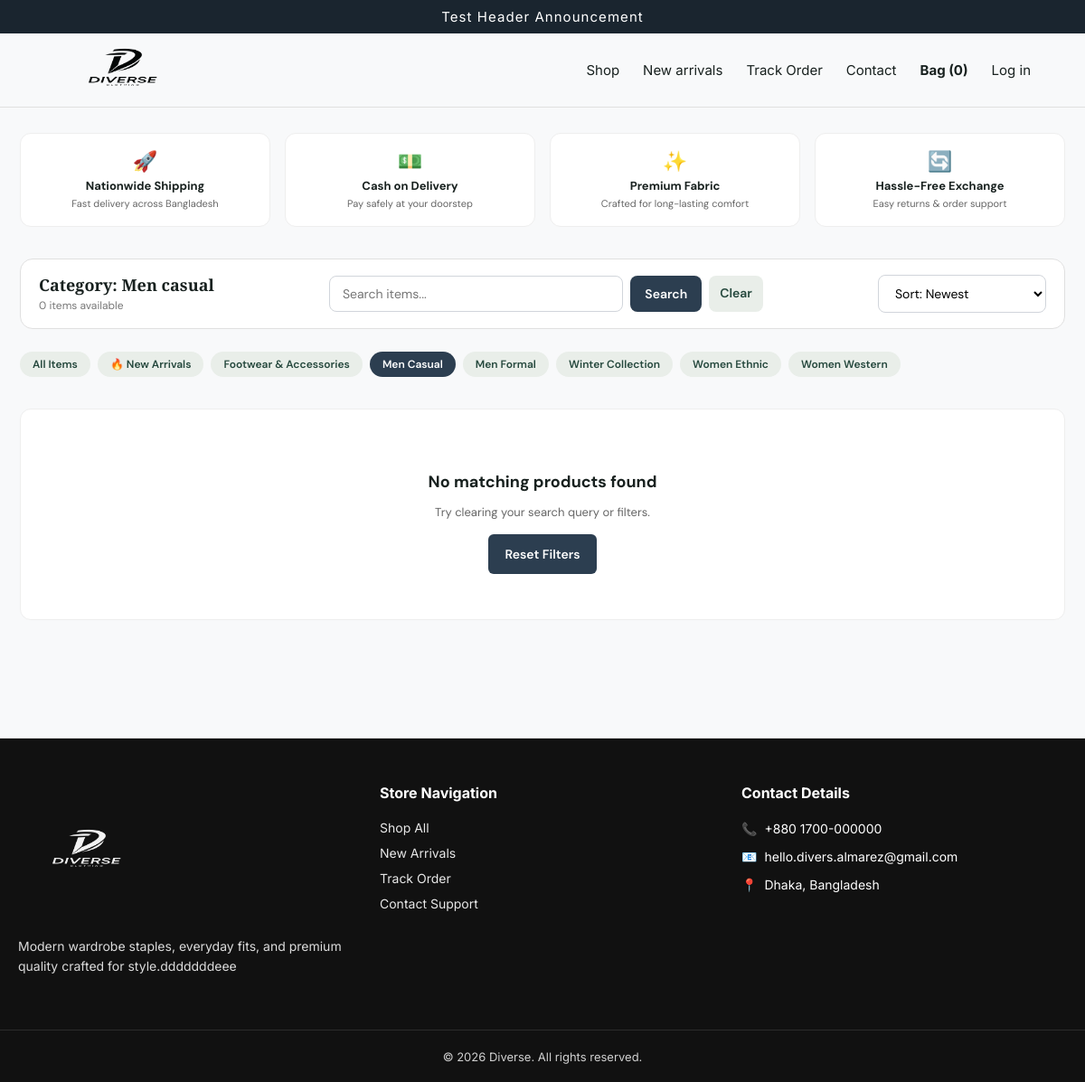
/index.php?category=men-casual, run on the app's committed database.
### tables this page shows
CREATE TABLE `categories` (
  `id` bigint(20) UNSIGNED NOT NULL,
  `name` varchar(100) NOT NULL,
  `slug` varchar(120) NOT NULL,
  `created_at` timestamp NOT NULL DEFAULT current_timestamp()
);

### index.php (the view, shortened to what this page needs)
<?php
require_once __DIR__ . '/app/bootstrap.php';
$q    = trim((string)($_GET['q'] ?? ''));
$cat  = trim((string)($_GET['category'] ?? ''));
$sort = trim((string)($_GET['sort'] ?? 'latest'));
$sql = 'SELECT
            p.*,
            c.name category_name,
            c.slug category_slug,
            COALESCE(pi.image_url, p.image_url) AS cover_image
        FROM products p
        LEFT JOIN categories c ON c.id = p.category_id
        LEFT JOIN product_images pi ON pi.product_id = p.id AND pi.is_primary = 1
        WHERE p.active = 1';
$args = [];
if ($cat !== '' && $cat !== 'new-arrivals') {
    $sql .= ' AND c.slug = ?';
    $args[] = $cat;
}
switch ($sort) {
    case 'latest':
    default:
        $sql .= ' ORDER BY p.created_at DESC';
        break;
}
$sql .= ' LIMIT 24';
$st = db()->prepare($sql);
$st->execute($args);
$products = $st->fetchAll();
$categories = db()->query('
    SELECT c.*, COUNT(p.id) AS product_count
    FROM categories c
    LEFT JOIN products p ON p.category_id = c.id AND p.active = 1
    GROUP BY c.id
    ORDER BY c.name
')->fetchAll();
$b1Title = site_setting('trust_badge_1_title', 'Nationwide Shipping');
$b1Sub   = site_setting('trust_badge_1_sub', 'Fast delivery across Bangladesh');
$b2Title = site_setting('trust_badge_2_title', 'Cash on Delivery');
$b2Sub   = site_setting('trust_badge_2_sub', 'Pay safely at your doorstep');
$b3Title = site_setting('trust_badge_3_title', 'Premium Fabric');
$b3Sub   = site_setting('trust_badge_3_sub', 'Crafted for long-lasting comfort');
$b4Title = site_setting('trust_badge_4_title', 'Hassle-Free Exchange');
$b4Sub   = site_setting('trust_badge_4_sub', 'Easy returns & order support');
require_once __DIR__ . '/app/header.php';
?>
<div class="guarantees-grid">
    <div class="guarantee-card">
        <span style="font-size:22px; display:block; margin-bottom:4px;">🚀</span>
        <strong style="display:block; font-size:13px;"><?= e($b1Title) ?></strong>
        <span style="color:#666; font-size:11px;"><?= e($b1Sub) ?></span>
    </div>
    <div class="guarantee-card">
        <span style="font-size:22px; display:block; margin-bottom:4px;">💵</span>
        <strong style="display:block; font-size:13px;"><?= e($b2Title) ?></strong>
        <span style="color:#666; font-size:11px;"><?= e($b2Sub) ?></span>
    </div>
    <div class="guarantee-card">
        <span style="font-size:22px; display:block; margin-bottom:4px;">✨</span>
        <strong style="display:block; font-size:13px;"><?= e($b3Title) ?></strong>
        <span style="color:#666; font-size:11px;"><?= e($b3Sub) ?></span>
    </div>
    <div class="guarantee-card">
        <span style="font-size:22px; display:block; margin-bottom:4px;">🔄</span>
        <strong style="display:block; font-size:13px;"><?= e($b4Title) ?></strong>
        <span style="color:#666; font-size:11px;"><?= e($b4Sub) ?></span>
    </div>
</div>
<div id="shop" class="filter-toolbar">
    <div>
        <h2 style="margin:0; font-size:18px; font-weight:700;">
            <?= $cat ? 'Category: ' . e(ucfirst(str_replace('-', ' ', $cat))) : ($q ? 'Search: "' . e($q) . '"' : 'All Collection') ?>
        </h2>
        <span style="font-size:12px; color:#777;"><?= count($products) ?> items available</span>
    </div>
    <form class="search-box-wrap" method="get" action="index.php#shop">
        <input type="text" name="q" class="search-input" placeholder="Search items..." value="<?= e($q) ?>">
        <button type="submit" class="button" style="padding:10px 16px; border-radius:8px;">Search</button>
        <?php if ($q !== '' || $cat !== ''): ?>
            <a href="index.php#shop" class="button secondary" style="padding:10px 12px; border-radius:8px; text-decoration:none;">Clear</a>
        <?php endif; ?>
    </form>
    <form method="get" action="index.php#shop" style="margin:0;">
        <select name="sort" class="sort-select" onchange="this.form.submit()">
            <option value="latest" <?= $sort === 'latest' ? 'selected' : '' ?>>Sort: Newest</option>
        </select>
    </form>
</div>
<div style="display:flex; gap:8px; overflow-x:auto; padding-bottom:10px; margin-bottom:25px; -webkit-overflow-scrolling:touch;">
    <a class="button <?= ($cat === '' && $q === '') ? '' : 'secondary' ?>" href="<?= e(url('index.php#shop')) ?>" style="border-radius:20px; padding:6px 14px; font-size:12px; text-decoration:none; white-space:nowrap;">All Items</a>
    <a class="button <?= ($cat === 'new-arrivals') ? '' : 'secondary' ?>" href="<?= e(url('index.php?category=new-arrivals#shop')) ?>" style="border-radius:20px; padding:6px 14px; font-size:12px; text-decoration:none; white-space:nowrap;">🔥 New Arrivals</a>
    <?php foreach ($categories as $c): ?>
        <a class="button <?= ($cat === $c['slug']) ? '' : 'secondary' ?>" href="<?= e(url('index.php?category=' . urlencode($c['slug']) . '#shop')) ?>" style="border-radius:20px; padding:6px 14px; font-size:12px; text-decoration:none; white-space:nowrap;">
            <?= e($c['name']) ?>
        </a>
    <?php endforeach; ?>
</div>
<?php if (!$products): ?>
    <div style="text-align: center; padding: 50px 20px; background: #fff; border-radius: 12px; border: 1px solid #eee;">
        <h3 style="font-size: 18px; margin-bottom:8px;">No matching products found</h3>
        <p style="color:#666; margin-bottom:16px; font-size:13px;">Try clearing your search query or filters.</p>
        <a class="button" href="<?= e(url('index.php#shop')) ?>" style="border-radius:6px; text-decoration:none;">Reset Filters</a>
    </div>
<?php endif; ?>
<?php require_once __DIR__ . '/app/footer.php'; ?>

### assets/style.css (style rules this page uses)
:root { --ink: #18211f; --muted: #6b7470; --cream: #f7f5ef; --green: #25483d; --line: #e5e5de; --white: #fff; --accent: var(--green); --panel-bg: #fff; }
* { box-sizing: border-box; }
body { margin: 0; background: #fff; color: var(--ink); font: 15px "DM Sans", sans-serif; }
a { color: inherit; text-decoration: none; }
button, .button { border: 0; cursor: pointer; background: var(--green); color: #fff; padding: 13px 18px; font: 600 14px "DM Sans", sans-serif; display: inline-block; text-align: center; }
.button.secondary { background: #e9eee9; color: var(--green); }
.field input, .field textarea, .field select, input, textarea, select { width: 100%; border: 1px solid #d9ddd7; padding: 12px; font: inherit; background: white; }

### data on the page
categories: name "Footwear & Accessories"
categories: name "Men Casual"
categories: name "Men Formal"
categories: name "Winter Collection"
categories: name "Women Ethnic"
categories: name "Women Western"

### other printed values
$announcement "Test Header Announcement"
cart_count() "0"
$b1Title "Nationwide Shipping"
$b1Sub "Fast delivery across Bangladesh"
$b2Title "Cash on Delivery"
$b2Sub "Pay safely at your doorstep"
$b3Title "Premium Fabric"
$b3Sub "Crafted for long-lasting comfort"
$b4Title "Hassle-Free Exchange"
$b4Sub "Easy returns & order support"
str_replace('-', ' ', $cat) "Men casual"
count($products) "0"
$footerAbout "Modern wardrobe staples, everyday fits, and premium quality crafted for style.dddddddeee"
$footerPhone "+880 1700-000000"
$footerEmail "hello.divers.almarez@gmail.com"
